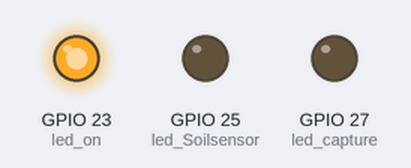
Simulated run of this sketch. Board: ESP8266 (NodeMCU). On the bench: output pins drawn as LEDs (lit = HIGH). Pins used as bus, display or sensor lines are not drawn; what the sketch prints to the serial monitor is not drawn.

Above: at 1.9 s.
At 3.87 s:
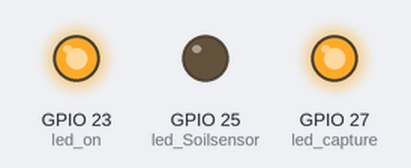
Timing chart, 0 to 5.9 s (numbered marks = the images above):
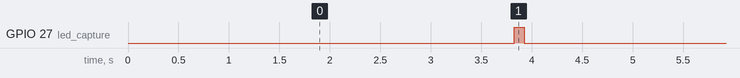

Measured:
- by itself, GPIO 27 (led_capture): alternates HIGH for 0.10 s and LOW for 4.5 s

The sketch:

sketch_jan9a.ino
```cpp
#include <SoftwareSerial.h>
#include <Wire.h>
#define RE D4
#define DE D3
#define RO D5
#define DI D6

#define led_on 23
#define led_capture 27
#define led_Soilsensor 25

const byte H[8] = {0x01,0x03,0x00,0x12,0x00,0x01,0x24,0x0F};   //Soil Humidity
const byte T[8] = {0x01,0x03,0x00,0x13,0x00,0x01,0x75,0xCF};   //Soil Temperature
const byte CE[8] = {0x01,0x03,0x00,0x15,0x00,0x01,0x95,0xCE};   //Soil Conductivity
const byte PH[8] = {0x01,0x03,0x00,0x06,0x00,0x01,0x64,0x0B};   //Soil PH
const byte N[8] = {0x01,0x03,0x00,0x1E,0x00,0x01,0xE4,0x0C};  //Soil Nitrogen
const byte P[8] = {0x01,0x03,0x00,0x1F,0x00,0x01,0xB5,0xCC};  //Soil Phosphorus
const byte K[8] = {0x01,0x03,0x00,0x20,0x00,0x01,0x85,0xC0};  //Soil Phosphorus

byte values[9];

float temperature_val = 0.00;
float humidity_val = 0.00;
float PH_val = 0.00;
int CE_val;
byte N_val, P_val, K_val;

SoftwareSerial mod(RO,DI);

void setup() {
  Serial.begin(9600);
  mod.begin(4800);

  pinMode(DE, OUTPUT);
  pinMode(RE, OUTPUT);
  pinMode(led_on, OUTPUT);
  pinMode(led_capture, OUTPUT);
  pinMode(led_Soilsensor, OUTPUT);
  digitalWrite(led_on, HIGH);
}

void loop() {
  humidity_val = Collect_Data_H();
  temperature_val = Collect_Data_T();
  CE_val = Collect_Data_CE();
  N_val = Collect_Data_N();
  P_val = Collect_Data_P();
  K_val = Collect_Data_K();
  PH_val = Collect_Data_PH();

  digitalWrite(led_capture, HIGH);
  delay(100);
  digitalWrite(led_capture, LOW);
  delay(100);

  Serial.print("Humidity: "); Serial.println(humidity_val);
  Serial.print("Temperature: "); Serial.println(temperature_val);
  Serial.print("CE: "); Serial.println(CE_val);
  Serial.print("PH: "); Serial.println(PH_val);
  Serial.print("N: "); Serial.println(N_val);
  Serial.print("P: "); Serial.println(P_val);
  Serial.print("K: "); Serial.println(K_val);
  Serial.println("----------------------");
  delay(500);
}

float Collect_Data_H(){
  float humidity;
  uint32_t startTime;
  uint8_t i;
  while(mod.available())mod.read();
  digitalWrite(DE, HIGH);
  digitalWrite(RE, HIGH);
  delay(10);
  for(i=0;i<sizeof(H);i++)mod.write(H[i]);
    digitalWrite(DE, LOW);
    digitalWrite(RE, LOW);
    i = 0;
    startTime = millis();
    while(millis() - startTime <= 500UL){  //2000UL
      if(mod.available() && i<sizeof(values)){
        values[i++] = mod.read();
      }
    }
    humidity = (values[3]<<8 | values[4])* 0.1;
    return humidity;
}

float Collect_Data_T(){
  float temperature;
  uint32_t startTime;
  uint8_t i;
  while(mod.available())mod.read();
  digitalWrite(DE, HIGH);
  digitalWrite(RE, HIGH);
  delay(10);
  for(i=0;i<sizeof(T);i++)mod.write(T[i]);
    digitalWrite(DE, LOW);
    digitalWrite(RE, LOW);
    i = 0;
    startTime = millis();
    while(millis() - startTime <= 500UL){
      if(mod.available() && i<sizeof(values)){
        values[i++] = mod.read();
      }
    }
 temperature = (values[3]<<8 | values[4])* 0.1;
 return temperature;
}

byte Collect_Data_CE(){
  float ce;
  uint32_t startTime;
  uint8_t i;
  while(mod.available())mod.read();
  digitalWrite(DE, HIGH);
  digitalWrite(RE, HIGH);
  delay(10);
  for(i=0;i<sizeof(CE);i++)mod.write(CE[i]);
    digitalWrite(DE, LOW);
    digitalWrite(RE, LOW);
    i = 0;
    startTime = millis();
    while(millis() - startTime <= 750UL){
      if(mod.available() && i<sizeof(values)){
        values[i++] = mod.read();
      }
  }
 ce = (values[3]<<8 | values[4]);
 return ce;
}

float Collect_Data_PH(){
  float ph;
  uint32_t startTime;
  uint8_t i;
  while(mod.available())mod.read();
  digitalWrite(DE, HIGH);
  digitalWrite(RE, HIGH);
  delay(10);
  for(i=0;i<sizeof(PH);i++)mod.write(PH[i]);
    digitalWrite(DE, LOW);
    digitalWrite(RE, LOW);
    i = 0;
    startTime = millis();
    while(millis() - startTime <= 500UL){
      if(mod.available() && i<sizeof(values)){
        values[i++] = mod.read();
      }
  }
 ph = (values[3]<<8 | values[4])*0.01;
 return ph;
}

byte Collect_Data_N(){
  float nitrogen;
  uint32_t startTime;
  uint8_t i;
  while(mod.available())mod.read();
  digitalWrite(DE, HIGH);
  digitalWrite(RE, HIGH);
  delay(10);
  for(i=0;i<sizeof(N);i++)mod.write(N[i]);
    digitalWrite(DE, LOW);
    digitalWrite(RE, LOW);
    i = 0;
    startTime = millis();
    while(millis() - startTime <= 500UL){
      if(mod.available() && i<sizeof(values)){
        values[i++] = mod.read();
      }
 }
 return values[4];
}

byte Collect_Data_P(){
  float phosphorus;
  uint32_t startTime;
  uint8_t i;
  while(mod.available())mod.read();
  digitalWrite(DE, HIGH);
  digitalWrite(RE, HIGH);
  delay(10);
  for(i=0;i<sizeof(P);i++)mod.write(P[i]);
    digitalWrite(DE, LOW);
    digitalWrite(RE, LOW);
    i = 0;
    startTime = millis();
    while(millis() - startTime <= 500UL){
      if(mod.available() && i<sizeof(values)){
        values[i++] = mod.read();
      }
 }
 return values[4];
}

byte Collect_Data_K(){
  float potassium;
  uint32_t startTime;
  uint8_t i;
  while(mod.available())mod.read();
  digitalWrite(DE, HIGH);
  digitalWrite(RE, HIGH);
  delay(10);
  for(i=0;i<sizeof(K);i++)mod.write(K[i]);
    digitalWrite(DE, LOW);
    digitalWrite(RE, LOW);
    i = 0;
    startTime = millis();
    while(millis() - startTime <= 500UL){
      if(mod.available() && i<sizeof(values)){
        values[i++] = mod.read();
      }
  }
 return values[4];
}
```
